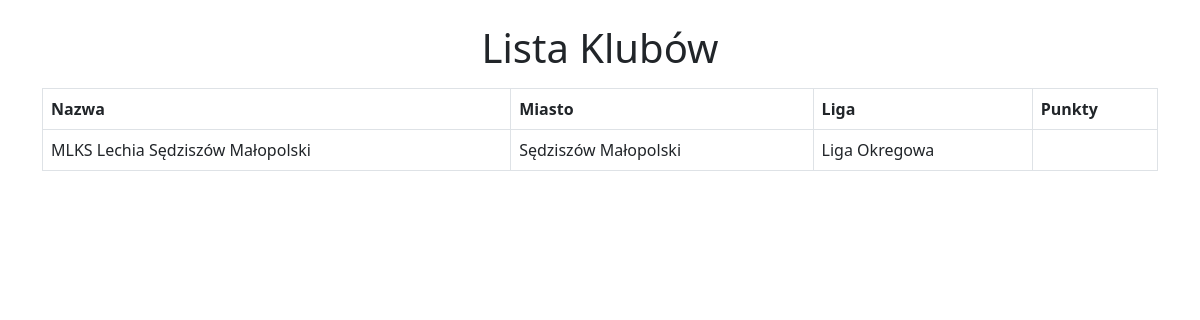
The app's page /kluby/, older data.
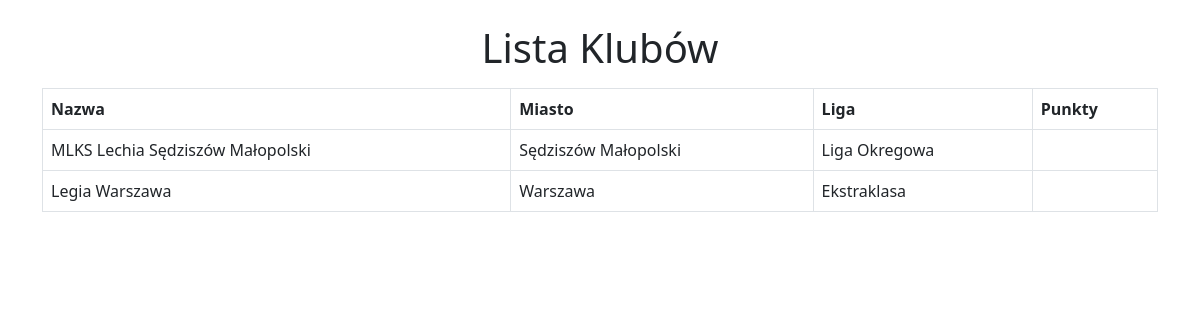
The same page, newer data.
### myapp/models.py (models this page shows, shortened)
class KlubPilkarski(models.Model):
    nazwa = models.CharField(max_length=50)
    miasto = models.CharField(max_length=40)
    rok_zalozenia = models.IntegerField()
    liga = models.CharField(max_length=50, choices=[
        ("Ekstraklasa", "Ekstraklasa"),
        ("I Liga", "I Liga"),
        ("II Liga", "II Liga"),
        ("III Liga", "III Liga"),
        ("IV Liga", "IV Liga"),
        ("Liga Okregowa", "Liga Okregowa"),
        ("A Klasa", "A Klasa"),
        ("B Klasa", "B Klasa")
    ])

### myapp/views.py (the view)
# urls.py: path("kluby/", kluby, name="kluby"),
def kluby(request):
    kluby = KlubPilkarski.objects.all()
    return render(request, 'kluby.html', {'kluby': kluby})

### myapp/templates/kluby.html (shortened to what this page needs)
<!DOCTYPE html>
<html lang="pl">
<head>
    <link rel="stylesheet" href="https://cdn.jsdelivr.net/npm/bootstrap@5.3.0/dist/css/bootstrap.min.css">
</head>
<body class="container mt-4">
    <h1 class="text-center">Lista Klubów</h1>
    <table class="table table-bordered mt-3">
        <thead>
            <tr>
                <th>Nazwa</th>
                <th>Miasto</th>
                <th>Liga</th>
                <th>Punkty</th>
            </tr>
        </thead>
        <tbody>
            {% for klub in kluby %}
            <tr>
                <td>{{ klub.nazwa }}</td>
                <td>{{ klub.miasto }}</td>
                <td>{{ klub.liga }}</td>
                <td>{{ klub.statystyki.liczba_punktow }}</td>
            </tr>
            {% endfor %}
        </tbody>
    </table>
</body>
</html>

Row changes from the older to the newer data that the page shows:
added KlubPilkarski: nazwa "Legia Warszawa", miasto "Warszawa", liga "Ekstraklasa"
